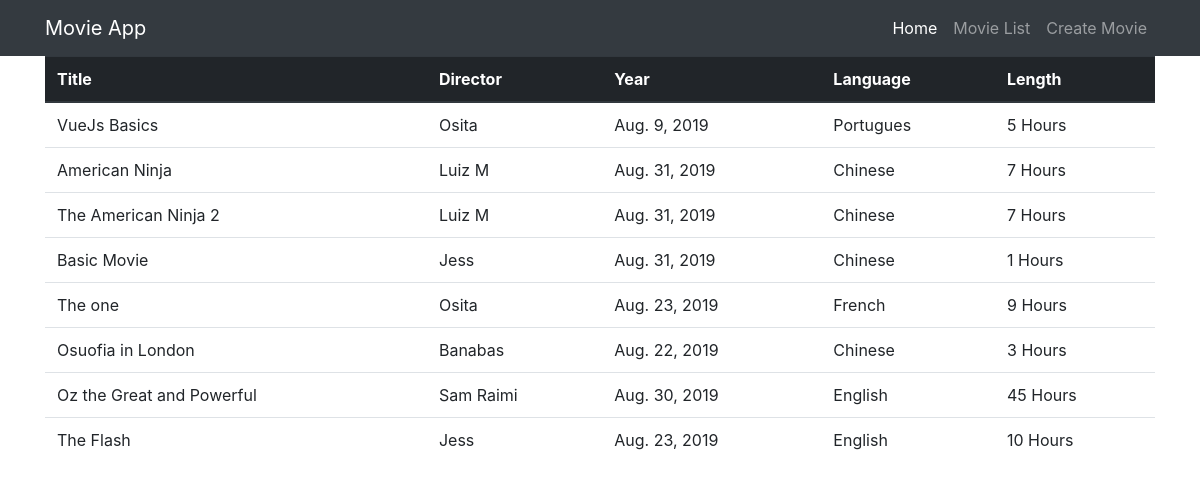
The page /list-movie on the database its author committed.
### movieapp/models.py (models this page shows, shortened)
class Movie(models.Model):
    title = models.CharField(max_length=100, unique=True)
    year = models.DateField(auto_now=False, auto_now_add=False)
    length = models.IntegerField(null=True, blank=True)
    director_name = models.CharField(max_length=150, null=True, blank=True)
    language = models.CharField(max_length=100, null=True, blank=True)
    class Meta:
        db_table = "movie"

### movieapp/views.py (the view)
# urls.py: path("list-movie", MovieListView.as_view(), name="list_movie"),
class MovieListView(View):
    template_name = "movieapp/list.html"
    def get(self, request):
        movies = Movie.objects.filter()
        args = {"movies":movies}
        return render(request, self.template_name, args)

### movieapp/templates/movieapp/list.html
{% extends 'movieapp/base.html' %}
{% block content %}
<div class="content container">
<table class="table">
  <thead class="thead-dark">
    <tr>
      <th scope="col">Title</th>
      <th scope="col">Director</th>
      <th scope="col">Year</th>
      <th scope="col">Language</th>
      <th scope="col">Length</th>
    </tr>
  </thead>
  <tbody>
  {% for movie in  movies %}
    <tr>
      <td>{{movie.title}}</td>
      <td>{{movie.director_name}}</td>
      <td>{{movie.year}}</td>
      <td>{{movie.language}}</td>
      <td>{{movie.length}} Hours</td>
    </tr>
  {% empty %}
  <p> No Movie Has been added yet</p>
  {% endfor %}
</table>
</div>
{% endblock content %}

### movieapp/templates/movieapp/base.html (shortened to what this page needs)
<html>
    <head>
        <link rel="stylesheet" href="https://stackpath.bootstrapcdn.com/bootstrap/4.1.3/css/bootstrap.min.css">
    <head>
<body>
  <nav class="navbar navbar-expand-lg navbar-dark bg-dark static-top">
    <div class="container">
      <a class="navbar-brand" href="#">Movie App</a>
      <div class="collapse navbar-collapse" id="navbarResponsive">
        <ul class="navbar-nav ml-auto">
          <li class="nav-item active">
            <a class="nav-link" href="{% url 'home' %}">Home
            </a>
          </li>
          <li class="nav-item">
            <a class="nav-link" href="{% url 'list_movie' %}">Movie List</a>
          </li>
          <li class="nav-item">
            <a class="nav-link" href="{% url 'create_movie' %}">Create Movie</a>
          </li>
        </ul>
      </div>
    </div>
  </nav>
{% block content %}
{% endblock content %}
</html>

### rows shown on the page
Movie: title "VueJs Basics", director_name "Osita", year "Aug. 9, 2019", language "Portugues", length "5"
Movie: title "American Ninja", director_name "Luiz M", year "Aug. 31, 2019", language "Chinese", length "7"
Movie: title "The American Ninja 2", director_name "Luiz M", year "Aug. 31, 2019", language "Chinese", length "7"
Movie: title "Basic Movie", director_name "Jess", year "Aug. 31, 2019", language "Chinese", length "1"
Movie: title "The one", director_name "Osita", year "Aug. 23, 2019", language "French", length "9"
Movie: title "Osuofia in London", director_name "Banabas", year "Aug. 22, 2019", language "Chinese", length "3"
Movie: title "Oz the Great and Powerful", director_name "Sam Raimi", year "Aug. 30, 2019", language "English", length "45"
Movie: title "The Flash", director_name "Jess", year "Aug. 23, 2019", language "English", length "10"
